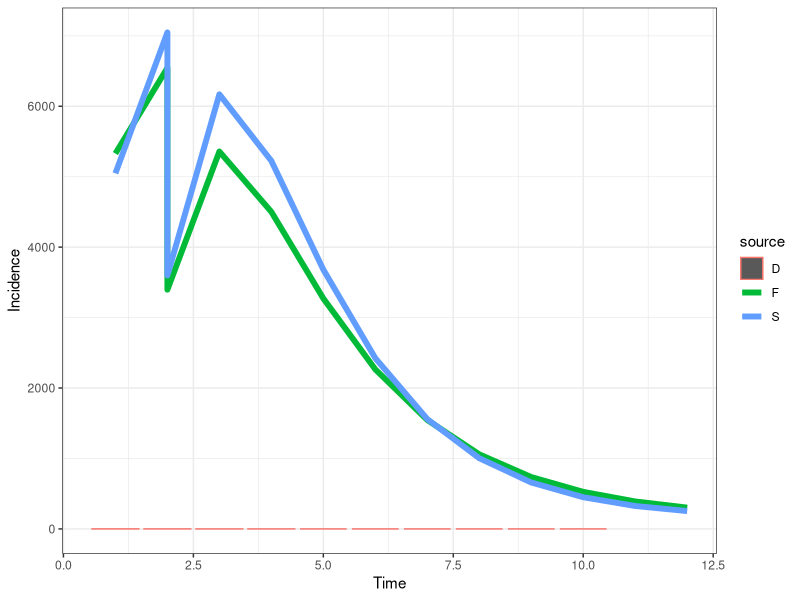

The R script that drew this image:
# CF McQuaid & RMGJ Houben
# Start 21/04/2017 ---> current version after revision with Hanif 18/05/2017
# Cohort model of TB including regression and a slow stream
########################################
#                                      #
#                        M             # M - Death (due to disease)
#                       ^ ^            #
#                      /   \           #
#      -> Q <-> S <-> C <-> Y          # Q - Failed granuloma, S - Subclinical, C - Minimal (C+S-), Y - Disseminated (C+S+, symptomatic)
#     /    \    ^                      #
#    E       \  |                      # E - Exposed
#     \        \v                      #
#      -> K <-> Z                      # K - Controlled granuloma, Z- Leaky granuloma,
#         |                            #
#         v                            #
#         R                            # R - Sterilized granuloma (self-cure)
#                                      #
########################################
##set wd depending on who is coding/playing
setwd("C:/Users/cfmcquaid/Simulations")
#setwd("/Users/ReinHouben/Filr/ifolder/Applications (funding and jobs)/2016 - ERC starting grant/Rmodel_nathis/NatHistCoh")

### URL for how to upload changes: http://r-bio.github.io/intro-git-rstudio/
### to pull in Finn's version - type in shell: git pull upstream master
### to push my version - create pull request to Finn:  
#       commit (remember to tick box), then push
#       goto Github, pull requests, create pull request, if merge can be done on auto, just complete
#       Alternatively Finn complete pull request (he does not get email notification)
# Finn to just click push. Job done

#Next steps
# 1. get the prop inc disease after 5 years to 5%
###   How: play with Eq values, OR increase progression parameters
# 2. achieve 1 + start higher and sharper decrease in early years
###   How: change initial states to more realistic point, based on what prev of disease would be at screening
###   Also increase progression rates, while decreasing proportion that goes into the fast pathway
# OTHER NEXT STEPS - 8th May 2017
##  ?can we calculate in model how often (on average) people would come in and out of states over course of say 2 years?
##  ?Can we calculate average time in compartment in each step visit? Should be simple competing risk model right?

library("reshape2"); library("deSolve"); library("ggplot2"); library("plyr");
# Parameter sets: Average (), Wax (regression), Slow (slow), Full (regression, slow)
# Ax - rate from compartment A to compartment X, Omega - background mortality


# No regression: 1/Cy + 1/Ym = 3 years, Ym = 0.5 (0.3 death 0.2 self-cure), therefore Cy = 1. NOTE: 70% die, 30% self-cure
# Regression: 1/(Yc + Ym) = 0.5 years, Ym = 0.5 (as above), therefore Yc = 1.5.
# Regression: 1/(Cy + Cs) = 0.5 years. Assume ratio 2:1 for Cy:Cs, therefore Cs = 2/3
paramS <- c(Eq=0.10, Qs=2.00, Qz=0.00, Kz=0.01, Kr=0.10, Sc=2.00, Sq=0.00, Sz=0.00, Zk=0.00, Zs=0.00, Zq=0.01, Cy=1.00, Cs=0.00, Cm=0.05, Ym=0.50, Yc=0.00)
paramF <- c(Eq=0.10, Qs=2.00, Qz=0.00, Kz=0.01, Kr=0.10, Sc=3.00, Sq=0.25, Sz=0.00, Zk=0.01, Zs=0.00, Zq=0.01, Cy=1.32, Cs=0.5, Cm=0.05, Ym=0.50, Yc=0.150)
# Initial states of compartments
state <- c(E=100000, Q=0, K=0, S=0, Z=0, C=0, Y=0, R=0, M=0)
# Timespan for simulation
times <- seq(0, 10, by = 1)
# Timespan for burn
timeb <- 1
# Timespan for intervention
timei <- 2
# Timespan for tornado
timet <- 5
# ODE function
regr <- function(t, state, parameters){
  with(as.list(c(state, parameters)), {
   # rates of change
   dE <- - 10*E
   dQ <- + 10*Eq*E + Sq*S + Zq*Z - (Qs + Qz)*Q
   dK <- + 10*(1 - Eq)*E + Zk*Z - (Kz + Kr)*K
   dS <- + Qs*Q + Cs*C + Zs*Z - (Sc + Sq + Sz)*S
   dZ <- + Kz*K + Sz*S + Qz*Q - (Zk + Zs + Zq)*Z
   dC <- + Sc*S + Yc*Y - (Cs + Cy + Cm)*C
   dY <- + Cy*C -(Yc + Ym)*Y
   dR <- + Kr*K
   dM <- + Ym*Y + Cm*C
   # return the rate of change
   list(c(dE, dQ, dK, dS, dZ, dC, dY, dR, dM))
  })
}
# Burn off the first X years to establish the proportion of individuals in each compartment, removing diseased
burn <- function(tb, state, fxn, parameters){
  out <- ode(y = state, times = seq(0, tb, by = 1), func = fxn, parms = parameters)
  stateb <- c(out[tb, 2], out[tb, 3], out[tb, 4], out[tb, 5], out[tb, 6], out[tb, 7], Y=0, out[tb, 9], M=0)
  return(stateb)
}
# Calculation function
calc <- function(ts, tb, ti, state, fxn, parameters, source){
  stateb <- burn(tb = tb, state = state, fxn = regr, parameters = parameters)
  outi <- ode(y = stateb, times = seq(0, ti, by = 1), func = fxn, parms = parameters)
  statei <- c(outi[ti, 2], outi[ti, 3], outi[ti, 4], outi[ti, 5], outi[ti, 6], outi[ti, 7], Y=0, outi[ti, 9]+outi[ti, 10], outi[ti, 10])
  outi <- as.data.frame(outi)
  out <- ode(y = statei, times = ts, func = fxn, parms = parameters)
  out <- as.data.frame(out)
  out$time <- out$time+ti
  out <- rbind(outi,out)
  # Removing the first timestep, time zero
  out <- out[-1,]
  # Calculating the "interval from conversion" (see Styblo 1991 & TSRU progress report 1967)
  out$int <- parameters["Cy"]*out$C/sum(parameters["Cy"]*out$C)
  out$prev <- out$Y+out$C
  # Formatting the data for plotting - putting into a melted data.fame, with additional columns for the source matrix
  out <- melt(out, id.vars = c("time"))
  out$source <- source
  return(out)
}
outS <- calc(ts = times, tb = timeb, ti=timei, state = state, fxn = regr, parameters = paramS, source = "S")
outF <- calc(ts = times, tb = timeb, ti=timei, state = state, fxn = regr, parameters = paramF, source = "F")
# Including the data for barplot
time <- c(1, 2, 3, 4, 5, 6, 7, 8, 9, 10); variable <- c("D", "D", "D", "D", "D", "D", "D", "D", "D", "D"); value <- c(0.58, 0.24, 0.08, 0.05, 0.01, 0.01, 0.02, 0.01, 0, 0); source <- c("D", "D", "D", "D", "D", "D", "D", "D", "D", "D")
outD <- data.frame(time, variable, value, source)
out <- rbind(outS, outF, outD)
# Plot output
theme_set(theme_bw())
##all scenarios
# ggplot(out[out$variable %in% c("int"), ], aes(time, value)) + geom_point(size=2) + labs(x = "Time", y = "Incidence") + facet_grid(source ~ . , scales = "fixed")
ggplot(out[out$variable %in% c("prev"), ], aes(x = time, y = value, colour = source)) + geom_bar(data=out[out$variable %in% c("D"), ], stat="identity") + geom_line(size=2) + labs(x = "Time", y = "Incidence") 
# Fitting parameters and state: proportion of individuals diseased after "Otime" years, using parameter set "Osource"
Osource <- "F"; Otime <- 5
Iv <- out[which(out$source == Osource & out$variable == "int" & out$time == Otime), ]

# # # Tornado plot
# range <- 0.01 ##sets range for the change in the parameters
# torn <- function(ts, tb, ti, tt, state, fxn, parameters, source){
#   # Store data
#   data <- rbind(parameters, parameters)
#   rownames(data) <- c('+1%', '-1%')
#   # Compare to default data set
#   out <- calc(ts = ts, tb = tb, ti=ti, state = state, fxn = regr, parameters = parameters, source = source)
#   def <- out[which(out$time ==tt & out$variable == "int"),"value"]
#   for (i in 1:16){
#     # Increasing and decreasing each parameter in turn
#     parametersM = parameters; parametersL = parameters
#     parametersM[i] = parametersM[i] + range*parametersM[i]; parametersL[i] = parametersL[i] - range*parametersL[i]
#     outM <- calc(ts = ts, tb = tb, ti=ti, state = state, fxn = regr, parameters = parametersM, source = source); outL <- calc(ts = ts, tb = tb, ti=ti, state = state, fxn = regr, parameters = parametersL, source = source)
#     outM <- (outM[which(outM$time ==tt & outM$variable == "int"),"value"] - def) / def; outL <- (outL[which(outL$time ==tt & outL$variable == "int"),"value"] - def) / def
#     data[1, i] <- outM; data[2, i] <- outL
#   }
#   return(data)
# }
# data <- torn(ts = times, tb = timeb, ti=timei, tt = timet, state = state, fxn = regr, parameters = paramF, source ="F")
# # For plotting '%' on x-axis
# x <- seq(-0.01,0.01, length=10)
# ORD = order(abs(data[2,] - data[1,]))
# ##order black = increase in parameter, white is decrease in parameter value
# barplot(data[1,ORD], horiz = T, las=1, xlim = c(-0.01,0.01), xaxt='n', ylab = '', beside=T, col=c('black'))
# barplot(data[2,ORD], horiz = T, las=1, xlim = c(-0.01,0.01), xaxt='n', ylab = '', beside=T, col=c('white'), add = TRUE)
# axis(1, at=pretty(x), lab=paste0(pretty(x) * 100," %"), las=TRUE)
